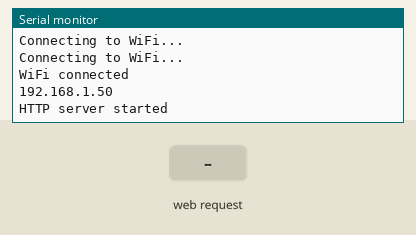
This sketch was run on a simulated ESP8266 (NodeMCU). On the bench: the last lines printed to the serial monitor. The test bench sets the inputs (shaded band). WiFi joins after 1.5 s; servers stay silent unless stated.

Above: at 3.2 s.
3.3 s: HTTP request GET /setForward received
At 4.5 s:
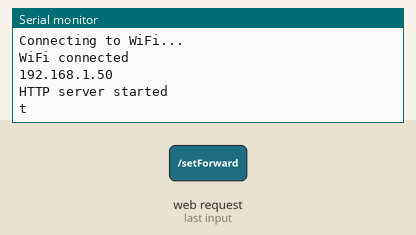
4.8 s: HTTP request GET /setReverse received
At 5.9 s:
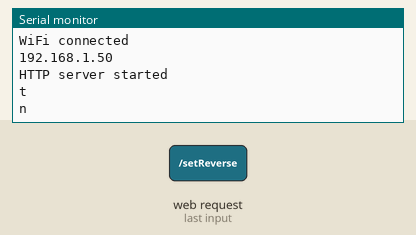

Measured:
- after the input at 3.3 s, the serial monitor: prints a new line at once (image 1)
- after the input at 4.8 s, the serial monitor: prints a new line at once (image 2)

The sketch:

ESP8266.ino
```cpp
#include <ESP8266WebServer.h>

const char *ssid = "OchaHouse Tang 2";
const char *password = "ochahouse";

ESP8266WebServer server(80);

#define GAS_SENSOR A0

void setup() {
  Serial.begin(115200);

  // Kết nối đến WiFi
  WiFi.begin(ssid, password);
  while (WiFi.status() != WL_CONNECTED) {
    delay(1000);
    Serial.println("Connecting to WiFi...");
  }

  Serial.println("WiFi connected");
  Serial.println(WiFi.localIP());

  server.on("/", HTTP_GET, handleRoot);
  server.on("/gasValue", HTTP_GET, handleReadSensor); // Đổi tên đường dẫn thành /gasValue

  server.on("/setForward", HTTP_GET, handleSetForward);
  server.on("/setReverse", HTTP_GET, handleSetReverse);

  server.begin();
  Serial.println("HTTP server started");
}

void loop() {
  server.handleClient();
}

void handleRoot() {
  int gasValue = analogRead(GAS_SENSOR); // Đọc giá trị từ cảm biến khí ga (sử dụng giao tiếp analog)
  String html = "<html><head><script>function updateValue() { var xhttp = new XMLHttpRequest(); xhttp.onreadystatechange = function() { if (this.readyState == 4 && this.status == 200) { document.getElementById('gasValue').innerHTML = this.responseText; } }; xhttp.open('GET', '/gasValue', true); xhttp.send(); } setInterval(updateValue, 1000);</script></head>";
  html += "<body><h1>Gas Sensor Value</h1>";
  html += "<p>Digital Value: <span id='gasValue'>" + String(gasValue) + "</span></p>"; // Hiển thị giá trị số học 1 hoặc 0 lên trang web

  html += "<p>Enter the forward angle: <input type='text' id='forwardValue'></p>";
  html += "<button onclick='sendForwardValue()'>Move Forward</button>";

  html += "<p>Enter the reverse angle: <input type='text' id='reverseValue'></p>";
  html += "<button onclick='sendReverseValue()'>Move Reverse</button>";

  html += "</body><script>function sendForwardValue() { var forwardValue = document.getElementById('forwardValue').value; var xhttp = new XMLHttpRequest(); xhttp.open('GET', '/setForward?value=' + forwardValue, true); xhttp.send(); }</script>";
  html += "<script>function sendReverseValue() { var reverseValue = document.getElementById('reverseValue').value; var xhttp = new XMLHttpRequest(); xhttp.open('GET', '/setReverse?value=' + reverseValue, true); xhttp.send(); }</script></html>";
  server.send(200, "text/html", html);
}

void handleReadSensor() {
  int gasValue = analogRead(GAS_SENSOR); // Đọc giá trị từ cảm biến khí ga (sử dụng giao tiếp analog)
  server.send(200, "text/plain", String(gasValue)); // Gửi giá trị số học 1 hoặc 0 về cho JavaScript cập nhật trang web
}

void handleSetForward() {
  String forwardValue = server.arg("value");
  Serial.println("t" + forwardValue);
  server.send(200, "text/plain", "Moved step to forward angle: " + forwardValue);
}

void handleSetReverse() {
  String reverseValue = server.arg("value");
  Serial.println("n" + reverseValue);
  server.send(200, "text/plain", "Moved step to reverse angle: " + reverseValue);
}
```
